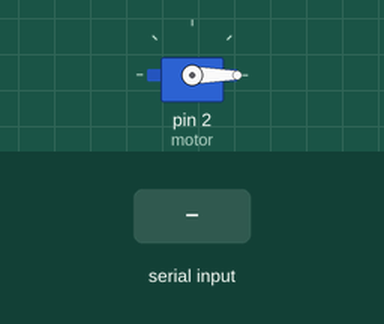
This sketch was run on a simulated Arduino Uno, built with avr-gcc and run on an emulated ATmega328P. Parts: servo. Inputs (shaded band) come from the test bench.

Above: at 1.2 s.
1.3 s: "a" received over the second serial link
At 1.9 s:
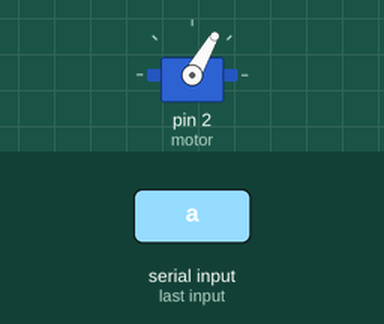
2.8 s: "b" received over the second serial link
At 4.0 s:
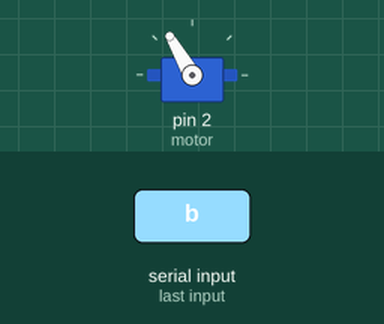
4.3 s: "c" received over the second serial link
At 5.4 s:
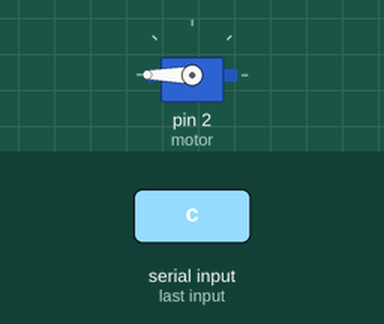
Timing chart, 0 to 7.3 s (numbered marks = the images above; inputs shaded):
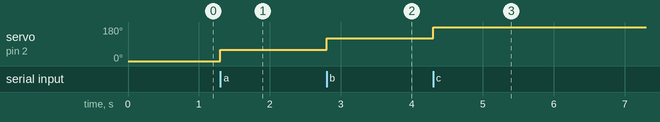

Measured:
- after the input at 1.3 s, servo on pin 2 (motor): 0° → 60° at once
- after the input at 2.8 s, servo on pin 2 (motor): 60° → 120° at once
- after the input at 4.3 s, servo on pin 2 (motor): 120° → 180° at once

The sketch:

31_Bluetooth_servo.ino
```cpp
#include <SoftwareSerial.h>
#include <Servo.h>
Servo servo;
int motor = 2;
#define BT_RXD 8
#define BT_TXD 7
SoftwareSerial bluetooth(BT_RXD, BT_TXD);


void setup() {
  bluetooth.begin(9600);
  servo.attach(motor);
  servo.write(0);
}

void loop(){
  if(bluetooth.available()){
  char bt = bluetooth.read();
  if(bt=='a') servo.write(60);
  if(bt=='b') servo.write(120);
  if(bt=='c') servo.write(180);

  }

}
```
